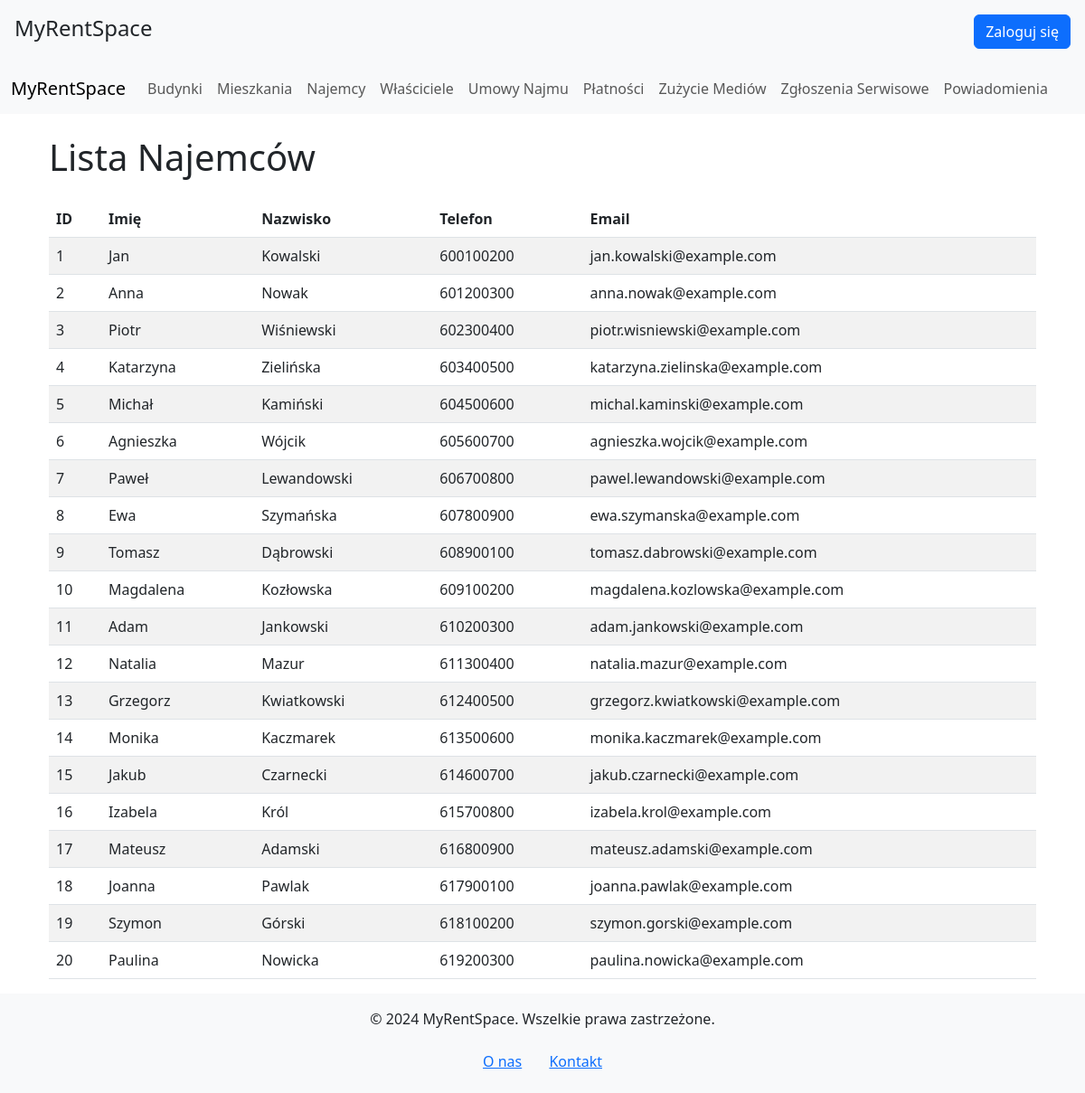
The app's page /index.php?view=tenants with its own data.
### tables this page shows
CREATE TABLE `tenants` (
  `id` int(11) NOT NULL,
  `first_name` varchar(100) NOT NULL,
  `last_name` varchar(100) NOT NULL,
  `phone` varchar(15) NOT NULL,
  `email` varchar(255) NOT NULL
);

### views/tenants.php (the view)
<?php
include 'config/db.php';
$query = "SELECT id, first_name, last_name, phone, email FROM tenants";
$result = $conn->query($query);
?>
<div class="container">
    <h1 class="mb-4">Lista Najemców</h1>
    <table class="table table-striped">
        <thead>
        <tr>
            <th>ID</th>
            <th>Imię</th>
            <th>Nazwisko</th>
            <th>Telefon</th>
            <th>Email</th>
        </tr>
        </thead>
        <tbody>
        <?php
        if ($result->num_rows > 0) {
            while ($row = $result->fetch_assoc()) {
                echo "<tr>
                            <td>{$row['id']}</td>
                            <td>{$row['first_name']}</td>
                            <td>{$row['last_name']}</td>
                            <td>{$row['phone']}</td>
                            <td>{$row['email']}</td>
                          </tr>";
            }
        } else {
            echo "<tr><td colspan='5' class='text-center'>Brak danych</td></tr>";
        }
        ?>
        </tbody>
    </table>
</div>

### records on screen
tenants: id "1", first_name "Jan", last_name "Kowalski", phone "600100200", email "jan.kowalski@example.com"
tenants: id "2", first_name "Anna", last_name "Nowak", phone "601200300", email "anna.nowak@example.com"
tenants: id "3", first_name "Piotr", last_name "Wiśniewski", phone "602300400", email "piotr.wisniewski@example.com"
tenants: id "4", first_name "Katarzyna", last_name "Zielińska", phone "603400500", email "katarzyna.zielinska@example.com"
tenants: id "5", first_name "Michał", last_name "Kamiński", phone "604500600", email "michal.kaminski@example.com"
tenants: id "6", first_name "Agnieszka", last_name "Wójcik", phone "605600700", email "agnieszka.wojcik@example.com"
tenants: id "7", first_name "Paweł", last_name "Lewandowski", phone "606700800", email "pawel.lewandowski@example.com"
tenants: id "8", first_name "Ewa", last_name "Szymańska", phone "607800900", email "ewa.szymanska@example.com"
tenants: id "9", first_name "Tomasz", last_name "Dąbrowski", phone "608900100", email "tomasz.dabrowski@example.com"
tenants: id "10", first_name "Magdalena", last_name "Kozłowska", phone "609100200", email "magdalena.kozlowska@example.com"
tenants: id "11", first_name "Adam", last_name "Jankowski", phone "610200300", email "adam.jankowski@example.com"
tenants: id "12", first_name "Natalia", last_name "Mazur", phone "611300400", email "natalia.mazur@example.com"
tenants: id "13", first_name "Grzegorz", last_name "Kwiatkowski", phone "612400500", email "grzegorz.kwiatkowski@example.com"
tenants: id "14", first_name "Monika", last_name "Kaczmarek", phone "613500600", email "monika.kaczmarek@example.com"
tenants: id "15", first_name "Jakub", last_name "Czarnecki", phone "614600700", email "jakub.czarnecki@example.com"
tenants: id "16", first_name "Izabela", last_name "Król", phone "615700800", email "izabela.krol@example.com"
tenants: id "17", first_name "Mateusz", last_name "Adamski", phone "616800900", email "mateusz.adamski@example.com"
tenants: id "18", first_name "Joanna", last_name "Pawlak", phone "617900100", email "joanna.pawlak@example.com"
tenants: id "19", first_name "Szymon", last_name "Górski", phone "618100200", email "szymon.gorski@example.com"
tenants: id "20", first_name "Paulina", last_name "Nowicka", phone "619200300", email "paulina.nowicka@example.com"
